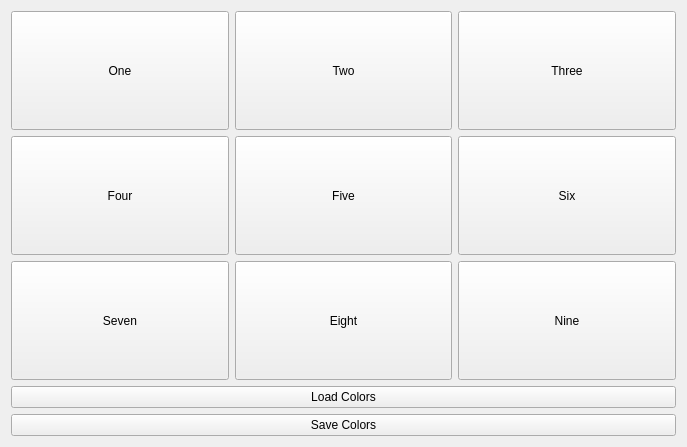
<?xml version="1.0" encoding="UTF-8"?>
<ui version="4.0">
 <class>Widget</class>
 <widget class="QWidget" name="Widget">
  <property name="geometry">
   <rect>
    <x>0</x>
    <y>0</y>
    <width>687</width>
    <height>447</height>
   </rect>
  </property>
  <property name="windowTitle">
   <string>Widget</string>
  </property>
  <layout class="QVBoxLayout" name="verticalLayout">
   <item>
    <layout class="QGridLayout" name="gridLayout">
     <item row="0" column="0">
      <widget class="QPushButton" name="button_1">
       <property name="sizePolicy">
        <sizepolicy hsizetype="Minimum" vsizetype="Expanding">
         <horstretch>0</horstretch>
         <verstretch>0</verstretch>
        </sizepolicy>
       </property>
       <property name="text">
        <string>One</string>
       </property>
      </widget>
     </item>
     <item row="0" column="1">
      <widget class="QPushButton" name="button_2">
       <property name="sizePolicy">
        <sizepolicy hsizetype="Minimum" vsizetype="Expanding">
         <horstretch>0</horstretch>
         <verstretch>0</verstretch>
        </sizepolicy>
       </property>
       <property name="text">
        <string>Two</string>
       </property>
      </widget>
     </item>
     <item row="0" column="2">
      <widget class="QPushButton" name="button_3">
       <property name="sizePolicy">
        <sizepolicy hsizetype="Minimum" vsizetype="Expanding">
         <horstretch>0</horstretch>
         <verstretch>0</verstretch>
        </sizepolicy>
       </property>
       <property name="text">
        <string>Three</string>
       </property>
      </widget>
     </item>
     <item row="1" column="0">
      <widget class="QPushButton" name="button_4">
       <property name="sizePolicy">
        <sizepolicy hsizetype="Minimum" vsizetype="Expanding">
         <horstretch>0</horstretch>
         <verstretch>0</verstretch>
        </sizepolicy>
       </property>
       <property name="text">
        <string>Four</string>
       </property>
      </widget>
     </item>
     <item row="1" column="1">
      <widget class="QPushButton" name="button_5">
       <property name="sizePolicy">
        <sizepolicy hsizetype="Minimum" vsizetype="Expanding">
         <horstretch>0</horstretch>
         <verstretch>0</verstretch>
        </sizepolicy>
       </property>
       <property name="text">
        <string>Five</string>
       </property>
      </widget>
     </item>
     <item row="1" column="2">
      <widget class="QPushButton" name="button_6">
       <property name="sizePolicy">
        <sizepolicy hsizetype="Minimum" vsizetype="Expanding">
         <horstretch>0</horstretch>
         <verstretch>0</verstretch>
        </sizepolicy>
       </property>
       <property name="text">
        <string>Six</string>
       </property>
      </widget>
     </item>
     <item row="2" column="0">
      <widget class="QPushButton" name="button_7">
       <property name="sizePolicy">
        <sizepolicy hsizetype="Minimum" vsizetype="Expanding">
         <horstretch>0</horstretch>
         <verstretch>0</verstretch>
        </sizepolicy>
       </property>
       <property name="text">
        <string>Seven</string>
       </property>
      </widget>
     </item>
     <item row="2" column="1">
      <widget class="QPushButton" name="button_8">
       <property name="sizePolicy">
        <sizepolicy hsizetype="Minimum" vsizetype="Expanding">
         <horstretch>0</horstretch>
         <verstretch>0</verstretch>
        </sizepolicy>
       </property>
       <property name="text">
        <string>Eight</string>
       </property>
      </widget>
     </item>
     <item row="2" column="2">
      <widget class="QPushButton" name="button_9">
       <property name="sizePolicy">
        <sizepolicy hsizetype="Minimum" vsizetype="Expanding">
         <horstretch>0</horstretch>
         <verstretch>0</verstretch>
        </sizepolicy>
       </property>
       <property name="text">
        <string>Nine</string>
       </property>
      </widget>
     </item>
    </layout>
   </item>
   <item>
    <widget class="QPushButton" name="load_colors_button">
     <property name="text">
      <string>Load Colors</string>
     </property>
    </widget>
   </item>
   <item>
    <widget class="QPushButton" name="save_colors_button">
     <property name="text">
      <string>Save Colors</string>
     </property>
    </widget>
   </item>
  </layout>
 </widget>
 <layoutdefault spacing="6" margin="11"/>
 <resources/>
 <connections/>
</ui>
